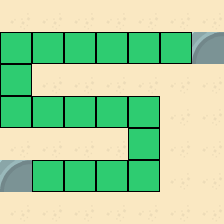

Tiled map render using the project's own tile images. Description and the map definition, with tile-layer contents summarised, below:
An orthogonal 7x7 tile map with 32x32 px tiles, 1 tile layer (Calque de Tile 1), 3 tilesets.

<map version="1.0" orientation="orthogonal" renderorder="right-down" width="7" height="7" tilewidth="32" tileheight="32" nextobjectid="1">
 <tileset firstgid="1" name="g&amp;" tilewidth="32" tileheight="32" tilecount="1">
  <image source="tuiles/ground - Copie.png" width="32" height="32" />
 </tileset>
 <tileset firstgid="2" name="gga" tilewidth="32" tileheight="32" tilecount="1">
  <image source="tuiles/grass - Copie.png" width="32" height="32" />
 </tileset>
 <tileset firstgid="3" name="g" tilewidth="32" tileheight="32" tilecount="16">
  <image source="tuiles/tile_13.png" width="128" height="128" />
 </tileset>
 <layer name="Calque de Tile 1" width="7" height="7">
  <data>[49 cells, 49 non-empty, 3 distinct tile ids]</data>
 </layer>
</map>
